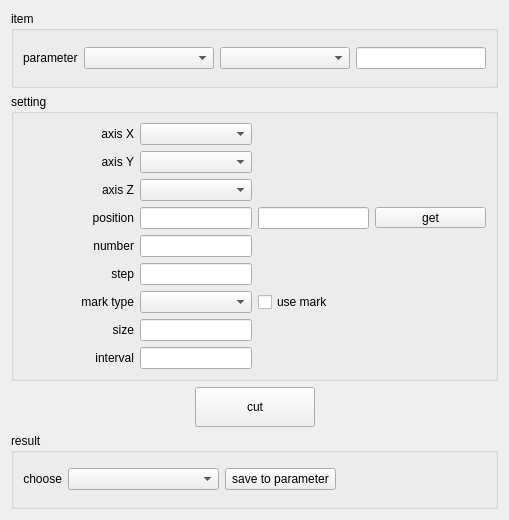
<?xml version="1.0" encoding="UTF-8"?>
<ui version="4.0">
 <class>HFindFocusDialog</class>
 <widget class="QDialog" name="HFindFocusDialog">
  <property name="geometry">
   <rect>
    <x>0</x>
    <y>0</y>
    <width>509</width>
    <height>520</height>
   </rect>
  </property>
  <property name="windowTitle">
   <string>Dialog</string>
  </property>
  <layout class="QGridLayout" name="gridLayout_4">
   <item row="2" column="2">
    <spacer name="horizontalSpacer_3">
     <property name="orientation">
      <enum>Qt::Horizontal</enum>
     </property>
     <property name="sizeType">
      <enum>QSizePolicy::Preferred</enum>
     </property>
     <property name="sizeHint" stdset="0">
      <size>
       <width>40</width>
       <height>20</height>
      </size>
     </property>
    </spacer>
   </item>
   <item row="1" column="0" colspan="3">
    <widget class="QGroupBox" name="groupBox">
     <property name="title">
      <string>setting</string>
     </property>
     <layout class="QGridLayout" name="gridLayout">
      <item row="0" column="0">
       <widget class="QLabel" name="label_9">
        <property name="text">
         <string>axis X</string>
        </property>
        <property name="alignment">
         <set>Qt::AlignRight|Qt::AlignTrailing|Qt::AlignVCenter</set>
        </property>
       </widget>
      </item>
      <item row="0" column="1">
       <widget class="QComboBox" name="comboBox_axisX"/>
      </item>
      <item row="1" column="0">
       <widget class="QLabel" name="label_10">
        <property name="text">
         <string>axis Y</string>
        </property>
        <property name="alignment">
         <set>Qt::AlignRight|Qt::AlignTrailing|Qt::AlignVCenter</set>
        </property>
       </widget>
      </item>
      <item row="1" column="1">
       <widget class="QComboBox" name="comboBox_axisY"/>
      </item>
      <item row="2" column="0">
       <widget class="QLabel" name="label_11">
        <property name="text">
         <string>axis Z</string>
        </property>
        <property name="alignment">
         <set>Qt::AlignRight|Qt::AlignTrailing|Qt::AlignVCenter</set>
        </property>
       </widget>
      </item>
      <item row="2" column="1">
       <widget class="QComboBox" name="comboBox_axisZ"/>
      </item>
      <item row="3" column="0">
       <widget class="QLabel" name="label_7">
        <property name="text">
         <string>position</string>
        </property>
        <property name="alignment">
         <set>Qt::AlignRight|Qt::AlignTrailing|Qt::AlignVCenter</set>
        </property>
       </widget>
      </item>
      <item row="3" column="1">
       <widget class="QLineEdit" name="lineEdit_posX">
        <property name="sizePolicy">
         <sizepolicy hsizetype="Preferred" vsizetype="Fixed">
          <horstretch>0</horstretch>
          <verstretch>0</verstretch>
         </sizepolicy>
        </property>
       </widget>
      </item>
      <item row="3" column="2">
       <widget class="QLineEdit" name="lineEdit_posY">
        <property name="sizePolicy">
         <sizepolicy hsizetype="Preferred" vsizetype="Fixed">
          <horstretch>0</horstretch>
          <verstretch>0</verstretch>
         </sizepolicy>
        </property>
       </widget>
      </item>
      <item row="3" column="3">
       <widget class="QToolButton" name="toolButton_pos_get">
        <property name="sizePolicy">
         <sizepolicy hsizetype="Preferred" vsizetype="Fixed">
          <horstretch>0</horstretch>
          <verstretch>0</verstretch>
         </sizepolicy>
        </property>
        <property name="text">
         <string>get</string>
        </property>
       </widget>
      </item>
      <item row="4" column="0">
       <widget class="QLabel" name="label_3">
        <property name="text">
         <string>number</string>
        </property>
        <property name="alignment">
         <set>Qt::AlignRight|Qt::AlignTrailing|Qt::AlignVCenter</set>
        </property>
       </widget>
      </item>
      <item row="4" column="1">
       <widget class="QLineEdit" name="lineEdit_number">
        <property name="sizePolicy">
         <sizepolicy hsizetype="Preferred" vsizetype="Fixed">
          <horstretch>0</horstretch>
          <verstretch>0</verstretch>
         </sizepolicy>
        </property>
       </widget>
      </item>
      <item row="5" column="0">
       <widget class="QLabel" name="label_5">
        <property name="text">
         <string>step</string>
        </property>
        <property name="alignment">
         <set>Qt::AlignRight|Qt::AlignTrailing|Qt::AlignVCenter</set>
        </property>
       </widget>
      </item>
      <item row="5" column="1">
       <widget class="QLineEdit" name="lineEdit_step">
        <property name="sizePolicy">
         <sizepolicy hsizetype="Preferred" vsizetype="Fixed">
          <horstretch>0</horstretch>
          <verstretch>0</verstretch>
         </sizepolicy>
        </property>
       </widget>
      </item>
      <item row="6" column="0">
       <widget class="QLabel" name="label_2">
        <property name="text">
         <string>mark type</string>
        </property>
        <property name="alignment">
         <set>Qt::AlignRight|Qt::AlignTrailing|Qt::AlignVCenter</set>
        </property>
       </widget>
      </item>
      <item row="6" column="1">
       <widget class="QComboBox" name="comboBox_mark_type">
        <property name="sizePolicy">
         <sizepolicy hsizetype="Preferred" vsizetype="Fixed">
          <horstretch>0</horstretch>
          <verstretch>0</verstretch>
         </sizepolicy>
        </property>
       </widget>
      </item>
      <item row="6" column="2">
       <widget class="QCheckBox" name="checkBox_use_mark">
        <property name="sizePolicy">
         <sizepolicy hsizetype="Preferred" vsizetype="Fixed">
          <horstretch>0</horstretch>
          <verstretch>0</verstretch>
         </sizepolicy>
        </property>
        <property name="text">
         <string>use mark</string>
        </property>
       </widget>
      </item>
      <item row="7" column="0">
       <widget class="QLabel" name="label_6">
        <property name="text">
         <string>size</string>
        </property>
        <property name="alignment">
         <set>Qt::AlignRight|Qt::AlignTrailing|Qt::AlignVCenter</set>
        </property>
       </widget>
      </item>
      <item row="7" column="1">
       <widget class="QLineEdit" name="lineEdit_size">
        <property name="sizePolicy">
         <sizepolicy hsizetype="Preferred" vsizetype="Fixed">
          <horstretch>0</horstretch>
          <verstretch>0</verstretch>
         </sizepolicy>
        </property>
        <property name="text">
         <string/>
        </property>
       </widget>
      </item>
      <item row="8" column="0">
       <widget class="QLabel" name="label_8">
        <property name="text">
         <string>interval</string>
        </property>
        <property name="alignment">
         <set>Qt::AlignRight|Qt::AlignTrailing|Qt::AlignVCenter</set>
        </property>
       </widget>
      </item>
      <item row="8" column="1">
       <widget class="QLineEdit" name="lineEdit_interval">
        <property name="sizePolicy">
         <sizepolicy hsizetype="Preferred" vsizetype="Fixed">
          <horstretch>0</horstretch>
          <verstretch>0</verstretch>
         </sizepolicy>
        </property>
       </widget>
      </item>
     </layout>
    </widget>
   </item>
   <item row="0" column="0" colspan="3">
    <widget class="QGroupBox" name="groupBox_2">
     <property name="title">
      <string>item</string>
     </property>
     <layout class="QGridLayout" name="gridLayout_2">
      <item row="0" column="0">
       <widget class="QLabel" name="label">
        <property name="text">
         <string>parameter</string>
        </property>
       </widget>
      </item>
      <item row="0" column="1">
       <widget class="QComboBox" name="comboBox_para">
        <property name="sizePolicy">
         <sizepolicy hsizetype="Expanding" vsizetype="Fixed">
          <horstretch>0</horstretch>
          <verstretch>0</verstretch>
         </sizepolicy>
        </property>
       </widget>
      </item>
      <item row="0" column="2">
       <widget class="QComboBox" name="comboBox_para_type">
        <property name="sizePolicy">
         <sizepolicy hsizetype="MinimumExpanding" vsizetype="Fixed">
          <horstretch>0</horstretch>
          <verstretch>0</verstretch>
         </sizepolicy>
        </property>
       </widget>
      </item>
      <item row="0" column="3">
       <widget class="QLineEdit" name="lineEdit_para_value">
        <property name="readOnly">
         <bool>false</bool>
        </property>
       </widget>
      </item>
     </layout>
    </widget>
   </item>
   <item row="4" column="0" colspan="3">
    <widget class="QGroupBox" name="groupBox_3">
     <property name="title">
      <string>result</string>
     </property>
     <layout class="QGridLayout" name="gridLayout_3">
      <item row="0" column="0">
       <widget class="QLabel" name="label_4">
        <property name="text">
         <string>choose</string>
        </property>
        <property name="alignment">
         <set>Qt::AlignRight|Qt::AlignTrailing|Qt::AlignVCenter</set>
        </property>
       </widget>
      </item>
      <item row="0" column="1">
       <widget class="QComboBox" name="comboBox_result">
        <property name="sizePolicy">
         <sizepolicy hsizetype="MinimumExpanding" vsizetype="Fixed">
          <horstretch>0</horstretch>
          <verstretch>0</verstretch>
         </sizepolicy>
        </property>
       </widget>
      </item>
      <item row="0" column="2">
       <widget class="QToolButton" name="toolButton_save">
        <property name="sizePolicy">
         <sizepolicy hsizetype="Preferred" vsizetype="Preferred">
          <horstretch>0</horstretch>
          <verstretch>0</verstretch>
         </sizepolicy>
        </property>
        <property name="text">
         <string>save to parameter</string>
        </property>
       </widget>
      </item>
      <item row="0" column="3">
       <spacer name="horizontalSpacer">
        <property name="orientation">
         <enum>Qt::Horizontal</enum>
        </property>
        <property name="sizeHint" stdset="0">
         <size>
          <width>40</width>
          <height>20</height>
         </size>
        </property>
       </spacer>
      </item>
     </layout>
    </widget>
   </item>
   <item row="2" column="1">
    <widget class="QToolButton" name="toolButton_cut">
     <property name="sizePolicy">
      <sizepolicy hsizetype="Preferred" vsizetype="Expanding">
       <horstretch>0</horstretch>
       <verstretch>0</verstretch>
      </sizepolicy>
     </property>
     <property name="maximumSize">
      <size>
       <width>120</width>
       <height>40</height>
      </size>
     </property>
     <property name="text">
      <string>cut</string>
     </property>
    </widget>
   </item>
   <item row="2" column="0">
    <spacer name="horizontalSpacer_2">
     <property name="orientation">
      <enum>Qt::Horizontal</enum>
     </property>
     <property name="sizeType">
      <enum>QSizePolicy::Preferred</enum>
     </property>
     <property name="sizeHint" stdset="0">
      <size>
       <width>40</width>
       <height>20</height>
      </size>
     </property>
    </spacer>
   </item>
  </layout>
 </widget>
 <resources/>
 <connections/>
</ui>
